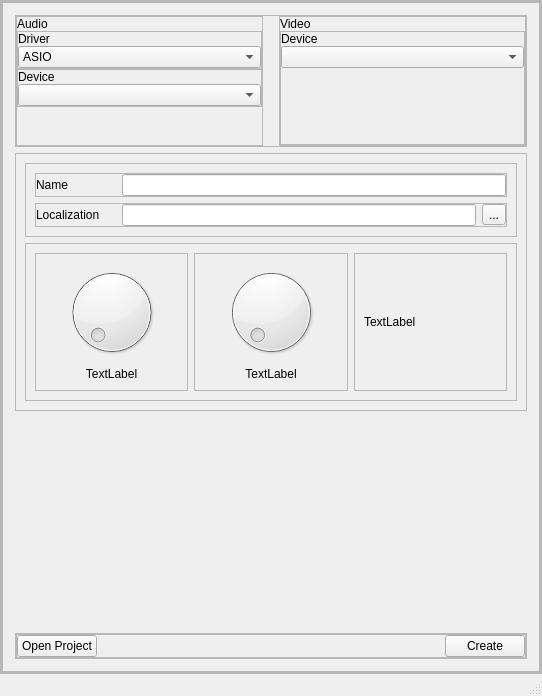
<?xml version="1.0" encoding="UTF-8"?>
<ui version="4.0">
 <class>MainWindow</class>
 <widget class="QMainWindow" name="MainWindow">
  <property name="geometry">
   <rect>
    <x>0</x>
    <y>0</y>
    <width>542</width>
    <height>696</height>
   </rect>
  </property>
  <property name="windowTitle">
   <string>MainWindow</string>
  </property>
  <widget class="QWidget" name="centralwidget">
   <property name="enabled">
    <bool>true</bool>
   </property>
   <property name="styleSheet">
    <string notr="true"/>
   </property>
   <layout class="QHBoxLayout" name="horizontalLayout">
    <property name="spacing">
     <number>0</number>
    </property>
    <property name="leftMargin">
     <number>0</number>
    </property>
    <property name="topMargin">
     <number>0</number>
    </property>
    <property name="rightMargin">
     <number>0</number>
    </property>
    <property name="bottomMargin">
     <number>0</number>
    </property>
    <item>
     <widget class="QFrame" name="frame">
      <property name="styleSheet">
       <string notr="true"/>
      </property>
      <property name="frameShape">
       <enum>QFrame::StyledPanel</enum>
      </property>
      <property name="frameShadow">
       <enum>QFrame::Raised</enum>
      </property>
      <layout class="QVBoxLayout" name="verticalLayout">
       <property name="spacing">
        <number>0</number>
       </property>
       <property name="leftMargin">
        <number>0</number>
       </property>
       <property name="topMargin">
        <number>0</number>
       </property>
       <property name="rightMargin">
        <number>0</number>
       </property>
       <property name="bottomMargin">
        <number>0</number>
       </property>
       <item>
        <widget class="QFrame" name="bottom_frame">
         <property name="styleSheet">
          <string/>
         </property>
         <property name="frameShape">
          <enum>QFrame::StyledPanel</enum>
         </property>
         <property name="frameShadow">
          <enum>QFrame::Raised</enum>
         </property>
         <layout class="QHBoxLayout" name="horizontalLayout_7">
          <property name="spacing">
           <number>0</number>
          </property>
          <property name="leftMargin">
           <number>0</number>
          </property>
          <property name="topMargin">
           <number>0</number>
          </property>
          <property name="rightMargin">
           <number>0</number>
          </property>
          <property name="bottomMargin">
           <number>0</number>
          </property>
          <item>
           <widget class="QFrame" name="frame_5">
            <property name="styleSheet">
             <string/>
            </property>
            <property name="frameShape">
             <enum>QFrame::StyledPanel</enum>
            </property>
            <property name="frameShadow">
             <enum>QFrame::Raised</enum>
            </property>
            <layout class="QVBoxLayout" name="verticalLayout_3">
             <property name="leftMargin">
              <number>12</number>
             </property>
             <property name="topMargin">
              <number>12</number>
             </property>
             <property name="rightMargin">
              <number>12</number>
             </property>
             <property name="bottomMargin">
              <number>12</number>
             </property>
             <item>
              <widget class="QFrame" name="drivers_frame">
               <property name="frameShape">
                <enum>QFrame::StyledPanel</enum>
               </property>
               <property name="frameShadow">
                <enum>QFrame::Raised</enum>
               </property>
               <layout class="QHBoxLayout" name="horizontalLayout_8">
                <property name="spacing">
                 <number>16</number>
                </property>
                <property name="leftMargin">
                 <number>0</number>
                </property>
                <property name="topMargin">
                 <number>0</number>
                </property>
                <property name="rightMargin">
                 <number>0</number>
                </property>
                <property name="bottomMargin">
                 <number>0</number>
                </property>
                <item>
                 <widget class="QFrame" name="audio_frame">
                  <property name="frameShape">
                   <enum>QFrame::StyledPanel</enum>
                  </property>
                  <property name="frameShadow">
                   <enum>QFrame::Raised</enum>
                  </property>
                  <layout class="QHBoxLayout" name="horizontalLayout_9">
                   <property name="spacing">
                    <number>0</number>
                   </property>
                   <property name="leftMargin">
                    <number>0</number>
                   </property>
                   <property name="topMargin">
                    <number>0</number>
                   </property>
                   <property name="rightMargin">
                    <number>0</number>
                   </property>
                   <property name="bottomMargin">
                    <number>0</number>
                   </property>
                   <item>
                    <widget class="QFrame" name="frame">
                     <layout class="QVBoxLayout" name="verticalLayout_4">
                      <property name="spacing">
                       <number>0</number>
                      </property>
                      <property name="leftMargin">
                       <number>0</number>
                      </property>
                      <property name="topMargin">
                       <number>0</number>
                      </property>
                      <property name="rightMargin">
                       <number>0</number>
                      </property>
                      <property name="bottomMargin">
                       <number>0</number>
                      </property>
                      <item>
                       <widget class="QLabel" name="label_3">
                        <property name="text">
                         <string>Audio</string>
                        </property>
                       </widget>
                      </item>
                      <item>
                       <widget class="QFrame" name="frame_2">
                        <property name="frameShape">
                         <enum>QFrame::StyledPanel</enum>
                        </property>
                        <property name="frameShadow">
                         <enum>QFrame::Raised</enum>
                        </property>
                        <layout class="QVBoxLayout" name="verticalLayout_5">
                         <property name="spacing">
                          <number>0</number>
                         </property>
                         <property name="leftMargin">
                          <number>0</number>
                         </property>
                         <property name="topMargin">
                          <number>0</number>
                         </property>
                         <property name="rightMargin">
                          <number>0</number>
                         </property>
                         <property name="bottomMargin">
                          <number>0</number>
                         </property>
                         <item>
                          <widget class="QLabel" name="label">
                           <property name="text">
                            <string>Driver</string>
                           </property>
                          </widget>
                         </item>
                         <item>
                          <widget class="QComboBox" name="cb_audio_driver">
                           <property name="enabled">
                            <bool>true</bool>
                           </property>
                           <property name="acceptDrops">
                            <bool>false</bool>
                           </property>
                           <property name="editable">
                            <bool>false</bool>
                           </property>
                           <property name="currentText">
                            <string>ASIO</string>
                           </property>
                           <item>
                            <property name="text">
                             <string>ASIO</string>
                            </property>
                           </item>
                           <item>
                            <property name="text">
                             <string>Blabla</string>
                            </property>
                           </item>
                           <item>
                            <property name="text">
                             <string>Yamaha</string>
                            </property>
                           </item>
                          </widget>
                         </item>
                        </layout>
                       </widget>
                      </item>
                      <item>
                       <widget class="QFrame" name="frame_3">
                        <property name="frameShape">
                         <enum>QFrame::StyledPanel</enum>
                        </property>
                        <property name="frameShadow">
                         <enum>QFrame::Raised</enum>
                        </property>
                        <layout class="QVBoxLayout" name="verticalLayout_6">
                         <property name="spacing">
                          <number>0</number>
                         </property>
                         <property name="leftMargin">
                          <number>0</number>
                         </property>
                         <property name="topMargin">
                          <number>0</number>
                         </property>
                         <property name="rightMargin">
                          <number>0</number>
                         </property>
                         <property name="bottomMargin">
                          <number>0</number>
                         </property>
                         <item>
                          <widget class="QLabel" name="label_2">
                           <property name="text">
                            <string>Device</string>
                           </property>
                          </widget>
                         </item>
                         <item>
                          <widget class="QComboBox" name="cb_audio_device">
                           <property name="enabled">
                            <bool>true</bool>
                           </property>
                          </widget>
                         </item>
                        </layout>
                       </widget>
                      </item>
                      <item>
                       <spacer name="verticalSpacer_3">
                        <property name="orientation">
                         <enum>Qt::Vertical</enum>
                        </property>
                        <property name="sizeHint" stdset="0">
                         <size>
                          <width>20</width>
                          <height>40</height>
                         </size>
                        </property>
                       </spacer>
                      </item>
                     </layout>
                    </widget>
                   </item>
                  </layout>
                 </widget>
                </item>
                <item>
                 <widget class="QFrame" name="video_frame">
                  <property name="frameShape">
                   <enum>QFrame::StyledPanel</enum>
                  </property>
                  <property name="frameShadow">
                   <enum>QFrame::Raised</enum>
                  </property>
                  <layout class="QHBoxLayout" name="horizontalLayout_10">
                   <property name="spacing">
                    <number>0</number>
                   </property>
                   <property name="leftMargin">
                    <number>0</number>
                   </property>
                   <property name="topMargin">
                    <number>0</number>
                   </property>
                   <property name="rightMargin">
                    <number>0</number>
                   </property>
                   <property name="bottomMargin">
                    <number>0</number>
                   </property>
                   <item>
                    <widget class="QFrame" name="frame_2">
                     <layout class="QVBoxLayout" name="verticalLayout_7">
                      <property name="spacing">
                       <number>0</number>
                      </property>
                      <property name="leftMargin">
                       <number>0</number>
                      </property>
                      <property name="topMargin">
                       <number>0</number>
                      </property>
                      <property name="rightMargin">
                       <number>0</number>
                      </property>
                      <property name="bottomMargin">
                       <number>0</number>
                      </property>
                      <item>
                       <widget class="QLabel" name="label_4">
                        <property name="sizePolicy">
                         <sizepolicy hsizetype="Preferred" vsizetype="Maximum">
                          <horstretch>0</horstretch>
                          <verstretch>0</verstretch>
                         </sizepolicy>
                        </property>
                        <property name="text">
                         <string>Video</string>
                        </property>
                       </widget>
                      </item>
                      <item>
                       <widget class="QFrame" name="frame_4">
                        <property name="frameShape">
                         <enum>QFrame::StyledPanel</enum>
                        </property>
                        <property name="frameShadow">
                         <enum>QFrame::Raised</enum>
                        </property>
                        <layout class="QVBoxLayout" name="verticalLayout_8">
                         <property name="spacing">
                          <number>0</number>
                         </property>
                         <property name="leftMargin">
                          <number>0</number>
                         </property>
                         <property name="topMargin">
                          <number>0</number>
                         </property>
                         <property name="rightMargin">
                          <number>0</number>
                         </property>
                         <property name="bottomMargin">
                          <number>0</number>
                         </property>
                         <item>
                          <widget class="QLabel" name="label_5">
                           <property name="sizePolicy">
                            <sizepolicy hsizetype="Preferred" vsizetype="Maximum">
                             <horstretch>0</horstretch>
                             <verstretch>0</verstretch>
                            </sizepolicy>
                           </property>
                           <property name="text">
                            <string>Device</string>
                           </property>
                          </widget>
                         </item>
                         <item>
                          <widget class="QComboBox" name="cb_video_devices"/>
                         </item>
                         <item>
                          <spacer name="verticalSpacer">
                           <property name="orientation">
                            <enum>Qt::Vertical</enum>
                           </property>
                           <property name="sizeHint" stdset="0">
                            <size>
                             <width>20</width>
                             <height>40</height>
                            </size>
                           </property>
                          </spacer>
                         </item>
                        </layout>
                       </widget>
                      </item>
                     </layout>
                    </widget>
                   </item>
                  </layout>
                 </widget>
                </item>
               </layout>
              </widget>
             </item>
             <item>
              <widget class="QFrame" name="project_frame">
               <property name="frameShape">
                <enum>QFrame::StyledPanel</enum>
               </property>
               <property name="frameShadow">
                <enum>QFrame::Raised</enum>
               </property>
               <layout class="QVBoxLayout" name="verticalLayout_2">
                <item>
                 <widget class="QFrame" name="name_location">
                  <property name="frameShape">
                   <enum>QFrame::StyledPanel</enum>
                  </property>
                  <property name="frameShadow">
                   <enum>QFrame::Raised</enum>
                  </property>
                  <layout class="QVBoxLayout" name="verticalLayout_9">
                   <item>
                    <widget class="QFrame" name="frame_7">
                     <property name="frameShape">
                      <enum>QFrame::StyledPanel</enum>
                     </property>
                     <property name="frameShadow">
                      <enum>QFrame::Raised</enum>
                     </property>
                     <layout class="QHBoxLayout" name="horizontalLayout_13">
                      <property name="spacing">
                       <number>6</number>
                      </property>
                      <property name="leftMargin">
                       <number>0</number>
                      </property>
                      <property name="topMargin">
                       <number>0</number>
                      </property>
                      <property name="rightMargin">
                       <number>0</number>
                      </property>
                      <property name="bottomMargin">
                       <number>0</number>
                      </property>
                      <item>
                       <widget class="QLabel" name="label_6">
                        <property name="sizePolicy">
                         <sizepolicy hsizetype="Minimum" vsizetype="Preferred">
                          <horstretch>0</horstretch>
                          <verstretch>0</verstretch>
                         </sizepolicy>
                        </property>
                        <property name="minimumSize">
                         <size>
                          <width>80</width>
                          <height>0</height>
                         </size>
                        </property>
                        <property name="text">
                         <string>Name</string>
                        </property>
                       </widget>
                      </item>
                      <item>
                       <widget class="QLineEdit" name="line_project_name"/>
                      </item>
                     </layout>
                    </widget>
                   </item>
                   <item>
                    <widget class="QFrame" name="frame_9">
                     <property name="frameShape">
                      <enum>QFrame::StyledPanel</enum>
                     </property>
                     <property name="frameShadow">
                      <enum>QFrame::Raised</enum>
                     </property>
                     <layout class="QHBoxLayout" name="horizontalLayout_12">
                      <property name="spacing">
                       <number>6</number>
                      </property>
                      <property name="leftMargin">
                       <number>0</number>
                      </property>
                      <property name="topMargin">
                       <number>0</number>
                      </property>
                      <property name="rightMargin">
                       <number>0</number>
                      </property>
                      <property name="bottomMargin">
                       <number>0</number>
                      </property>
                      <item>
                       <widget class="QLabel" name="label_7">
                        <property name="sizePolicy">
                         <sizepolicy hsizetype="Minimum" vsizetype="Preferred">
                          <horstretch>0</horstretch>
                          <verstretch>0</verstretch>
                         </sizepolicy>
                        </property>
                        <property name="minimumSize">
                         <size>
                          <width>80</width>
                          <height>0</height>
                         </size>
                        </property>
                        <property name="text">
                         <string>Localization</string>
                        </property>
                       </widget>
                      </item>
                      <item>
                       <widget class="QLineEdit" name="line_project_location"/>
                      </item>
                      <item>
                       <widget class="QToolButton" name="open_location">
                        <property name="text">
                         <string>...</string>
                        </property>
                       </widget>
                      </item>
                     </layout>
                    </widget>
                   </item>
                  </layout>
                 </widget>
                </item>
                <item>
                 <widget class="QFrame" name="FreqSelectors">
                  <property name="frameShape">
                   <enum>QFrame::StyledPanel</enum>
                  </property>
                  <property name="frameShadow">
                   <enum>QFrame::Raised</enum>
                  </property>
                  <layout class="QHBoxLayout" name="horizontalLayout_3">
                   <item>
                    <widget class="QFrame" name="LowFreq">
                     <property name="frameShape">
                      <enum>QFrame::StyledPanel</enum>
                     </property>
                     <property name="frameShadow">
                      <enum>QFrame::Raised</enum>
                     </property>
                     <layout class="QVBoxLayout" name="verticalLayout_10">
                      <item>
                       <widget class="QDial" name="low_freq_dial">
                        <property name="acceptDrops">
                         <bool>false</bool>
                        </property>
                        <property name="minimum">
                         <number>30</number>
                        </property>
                        <property name="maximum">
                         <number>100</number>
                        </property>
                        <property name="value">
                         <number>30</number>
                        </property>
                        <property name="sliderPosition">
                         <number>30</number>
                        </property>
                       </widget>
                      </item>
                      <item>
                       <widget class="QLabel" name="low_freq_label">
                        <property name="font">
                         <font>
                          <bold>false</bold>
                         </font>
                        </property>
                        <property name="layoutDirection">
                         <enum>Qt::LeftToRight</enum>
                        </property>
                        <property name="text">
                         <string>TextLabel</string>
                        </property>
                        <property name="alignment">
                         <set>Qt::AlignCenter</set>
                        </property>
                       </widget>
                      </item>
                     </layout>
                    </widget>
                   </item>
                   <item>
                    <widget class="QFrame" name="HighFreq">
                     <property name="frameShape">
                      <enum>QFrame::StyledPanel</enum>
                     </property>
                     <property name="frameShadow">
                      <enum>QFrame::Raised</enum>
                     </property>
                     <layout class="QVBoxLayout" name="verticalLayout_11">
                      <item>
                       <widget class="QDial" name="high_freq_dial">
                        <property name="acceptDrops">
                         <bool>false</bool>
                        </property>
                        <property name="minimum">
                         <number>30</number>
                        </property>
                        <property name="maximum">
                         <number>100</number>
                        </property>
                        <property name="value">
                         <number>30</number>
                        </property>
                       </widget>
                      </item>
                      <item>
                       <widget class="QLabel" name="high_freq_label">
                        <property name="font">
                         <font>
                          <bold>false</bold>
                         </font>
                        </property>
                        <property name="layoutDirection">
                         <enum>Qt::LeftToRight</enum>
                        </property>
                        <property name="text">
                         <string>TextLabel</string>
                        </property>
                        <property name="alignment">
                         <set>Qt::AlignCenter</set>
                        </property>
                       </widget>
                      </item>
                     </layout>
                    </widget>
                   </item>
                   <item>
                    <widget class="QFrame" name="frame_6">
                     <property name="frameShape">
                      <enum>QFrame::StyledPanel</enum>
                     </property>
                     <property name="frameShadow">
                      <enum>QFrame::Raised</enum>
                     </property>
                     <layout class="QVBoxLayout" name="verticalLayout_12">
                      <item>
                       <widget class="QLabel" name="minimum_time_label">
                        <property name="text">
                         <string>TextLabel</string>
                        </property>
                       </widget>
                      </item>
                     </layout>
                    </widget>
                   </item>
                  </layout>
                 </widget>
                </item>
               </layout>
              </widget>
             </item>
             <item>
              <spacer name="verticalSpacer_2">
               <property name="orientation">
                <enum>Qt::Vertical</enum>
               </property>
               <property name="sizeHint" stdset="0">
                <size>
                 <width>20</width>
                 <height>218</height>
                </size>
               </property>
              </spacer>
             </item>
             <item>
              <widget class="QFrame" name="buttons_frame">
               <property name="frameShape">
                <enum>QFrame::StyledPanel</enum>
               </property>
               <property name="frameShadow">
                <enum>QFrame::Raised</enum>
               </property>
               <layout class="QHBoxLayout" name="horizontalLayout_14">
                <property name="spacing">
                 <number>0</number>
                </property>
                <property name="leftMargin">
                 <number>0</number>
                </property>
                <property name="topMargin">
                 <number>0</number>
                </property>
                <property name="rightMargin">
                 <number>0</number>
                </property>
                <property name="bottomMargin">
                 <number>0</number>
                </property>
                <item>
                 <widget class="QFrame" name="frame_8">
                  <property name="frameShape">
                   <enum>QFrame::StyledPanel</enum>
                  </property>
                  <property name="frameShadow">
                   <enum>QFrame::Raised</enum>
                  </property>
                  <layout class="QHBoxLayout" name="horizontalLayout_15">
                   <property name="spacing">
                    <number>0</number>
                   </property>
                   <property name="leftMargin">
                    <number>0</number>
                   </property>
                   <property name="topMargin">
                    <number>0</number>
                   </property>
                   <property name="rightMargin">
                    <number>0</number>
                   </property>
                   <property name="bottomMargin">
                    <number>0</number>
                   </property>
                   <item>
                    <widget class="QPushButton" name="open_project_button">
                     <property name="text">
                      <string>Open Project</string>
                     </property>
                    </widget>
                   </item>
                   <item>
                    <spacer name="horizontalSpacer_2">
                     <property name="orientation">
                      <enum>Qt::Horizontal</enum>
                     </property>
                     <property name="sizeHint" stdset="0">
                      <size>
                       <width>430</width>
                       <height>20</height>
                      </size>
                     </property>
                    </spacer>
                   </item>
                   <item>
                    <widget class="QPushButton" name="but_create">
                     <property name="enabled">
                      <bool>true</bool>
                     </property>
                     <property name="text">
                      <string>Create</string>
                     </property>
                    </widget>
                   </item>
                  </layout>
                 </widget>
                </item>
               </layout>
              </widget>
             </item>
            </layout>
           </widget>
          </item>
         </layout>
        </widget>
       </item>
      </layout>
     </widget>
    </item>
   </layout>
  </widget>
  <widget class="QMenuBar" name="menubar">
   <property name="geometry">
    <rect>
     <x>0</x>
     <y>0</y>
     <width>542</width>
     <height>22</height>
    </rect>
   </property>
  </widget>
  <widget class="QStatusBar" name="statusbar"/>
 </widget>
 <resources/>
 <connections/>
</ui>
